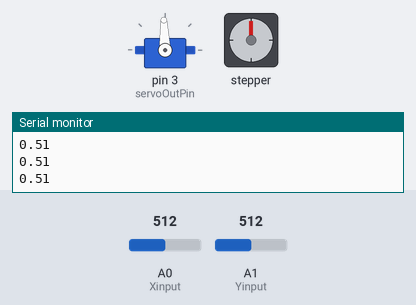
The sketch below on a simulated Arduino Uno, built with avr-gcc and run on an emulated ATmega328P. Shown: servo, stepper motor, the last lines printed to the serial monitor. The test bench sets the inputs (shaded band); at power-on: A1 (Yinput) = 512, A0 (Xinput) = 512. Stepper angles assume 2048 steps per turn.

Above: at 1.2 s.
1.3 s: A1 (Yinput) set to 634
2.8 s: A1 (Yinput) set to 667
At 3.28 s:
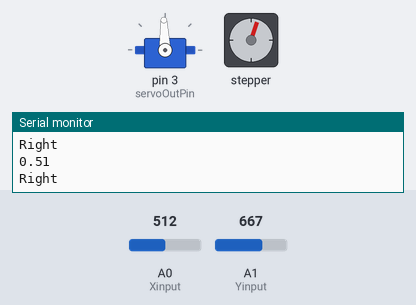
5.8 s: A0 (Xinput) set to 660
At 6.1 s:
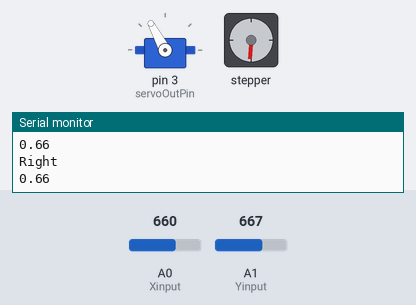
8.8 s: A0 (Xinput) set to 716
At 9.24 s:
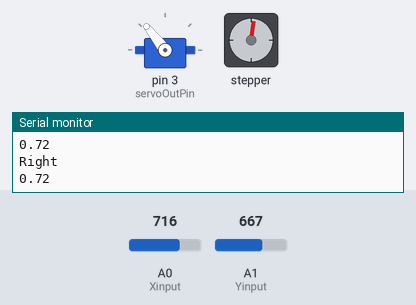
11.8 s: A0 (Xinput) set to 900
At 12.38 s:
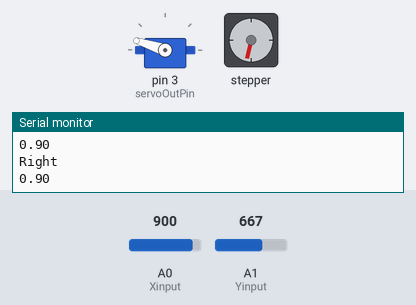
14.8 s: A0 (Xinput) set to 1023
At 15.52 s:
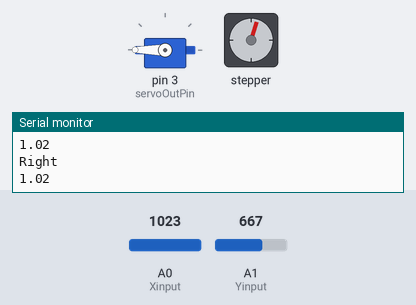
Timing chart, 0 to 20.6 s (numbered marks = the images above; inputs shaded):
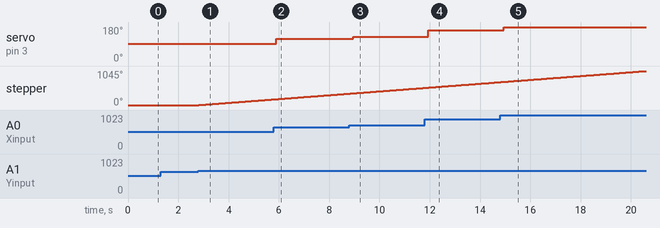

The sketch:

controlling_code.ino
```cpp
#include <Servo.h>
Servo servoOut;

#include <Stepper.h>
// Define number of steps per rotation:
const int stepsPerRevolution = 2048;
Stepper myStepper = Stepper(stepsPerRevolution, 8, 10, 9, 11);

//analog joystick
int Xinput = A0;
int Yinput = A1;
float posX;
int posY;

//servo
int servoOutPin = 3;
float servoPos = 90;
void setup() {
  myStepper.setSpeed(10);

  // Begin Serial communication at a baud rate of 9600:
  Serial.begin(9600);

  pinMode(Xinput, INPUT);
  pinMode(Yinput, INPUT);
  servoOut.attach(servoOutPin);
  servoOut.write(servoPos);
}
void loop() {
  posX = analogRead(Xinput);
  posY = analogRead(Yinput);

  if (posY > 650) {
    Serial.println("Right");
    myStepper.step(25);
  } else if (posY < 350) {
    Serial.println("Left");
    myStepper.step(-25);
  }

    servoPos = (posX / 1000) * 180;
    Serial.println(posX/1000);
    servoOut.write(servoPos);
}
```

Measured:
- the behaviour switches between 650 and 651 on A1 (Yinput) (found by bisection; images 0 and 1)
- after the input at 2.8 s, stepper: keeps turning clockwise at about 59°/s, starting at once
- after the input at 5.8 s, servo on pin 3 (servoOutPin): 92° → 118° after 0.09 s
- after the input at 8.8 s, servo on pin 3 (servoOutPin): 118° → 128° after 0.16 s
- after the input at 11.8 s, servo on pin 3 (servoOutPin): 128° → 162° after 0.13 s
- after the input at 14.8 s, servo on pin 3 (servoOutPin): 162° → 180° after 0.14 s
